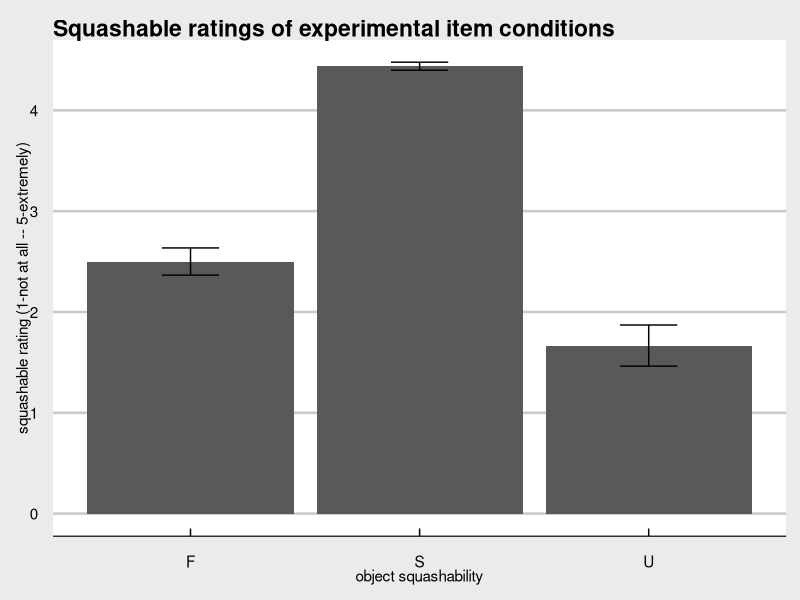

Reproduce this figure in R. (Note: this script raises an error after producing the figure.)
## ---- chunk 1
library(tidyverse)
library(ggplot2)
library (ggthemes)
library(rstatix)
library(ggpubr)
library(emmeans)
library(dplyr)
## ---- chunk 2

###change to actual data
data <- read_csv("Normative_Pilot_Data.csv")
## ---- chunk 3
data <- data %>% filter(Finished==1) %>% select(c(6,7,9,16,18:49))

####change this for the actual data
data <- data %>% filter(DistributionChannel=="preview")

data <- data %>% rename(duration = `Duration (in seconds)`)
## ---- chunk 4
data <- data %>% mutate(duration = as.numeric(duration))

outliers <- data %>% identify_outliers(duration)
extreme_outliers <- outliers %>% filter(is.extreme=="TRUE")
data_trimmed <- data %>% filter(!ResponseId %in% extreme_outliers)
## ---- chunk 5
data_long <- data_trimmed %>% select(-c(1,2,4)) %>% pivot_longer(names_to = "condition...item", cols = 'U...18':'F...49')
## ---- chunk 6
data_long <- data_long %>% separate(condition...item, into=c("condition","item") )
## ---- chunk 7
data_long <- data_long %>% mutate(value = as.numeric(value))

##subject and condition means, sd, sem
subject_means <- data_long %>% group_by(ResponseId, condition) %>% summarise(subj_mean = mean(value))

condition_data <- subject_means %>% group_by(condition) %>% summarise(mean_response = mean(subj_mean), sd=sd(subj_mean))
n= subject_means %>% group_by(ResponseId) %>% n_groups() 
condition_data <- condition_data %>% mutate(SEM = sd/sqrt(n))

## Plot and ANOVA
condition_data %>%  ggplot(aes(x=condition, y=mean_response)) + geom_col(position = "dodge") +  labs(x="object squashability", y="squashable rating (1-not at all -- 5-extremely)", title = "Squashable ratings of experimental item conditions") + geom_errorbar(aes(ymin= (mean_response - SEM), ymax= (mean_response + SEM)), width=.25, position=position_dodge(width=0.9)) + theme_economist_white() + scale_fill_economist()

subject_means %>% group_by(condition) %>% shapiro_test(subj_mean)

subject_outliers <- subject_means %>% group_by(condition) %>% identify_outliers(subj_mean)
extreme_subject_outliers <- subject_outliers %>% filter(is.extreme=="TRUE")
subjects_trimmed <- subject_means %>% filter(!ResponseId %in% extreme_outliers)

subjects_trimmed <- subjects_trimmed %>% ungroup() 


get_anova_table(RManova)
## ---- chunk 8
U <- data_long %>% filter(condition == "U")
S <- data_long %>% filter(condition == "S")

Uitem_mean <- U %>% group_by(item) %>% summarize(mean_item = mean(value))
Sitem_mean <- S %>% group_by(item) %>% summarize(mean_item = mean(value))

shapiro.test(Uitem_mean$mean_item)
shapiro.test(Sitem_mean$mean_item)

ggqqplot(Uitem_mean$mean_item, ylab = "value",
         ggtheme = theme_minimal())
ggqqplot(Sitem_mean$mean_item, ylab = "value",
         ggtheme = theme_minimal())

uttest <- t.test(Uitem_mean$mean_item, mu = 3, alternative = "less")
sttest <- t.test(Sitem_mean$mean_item, mu = 3, alternative = "greater")

uttest
sttest

before <- Uitem_mean$mean_item
after <- Sitem_mean$mean_item

UxSttest = t.test(before,after, paired = TRUE)
UxSttest
